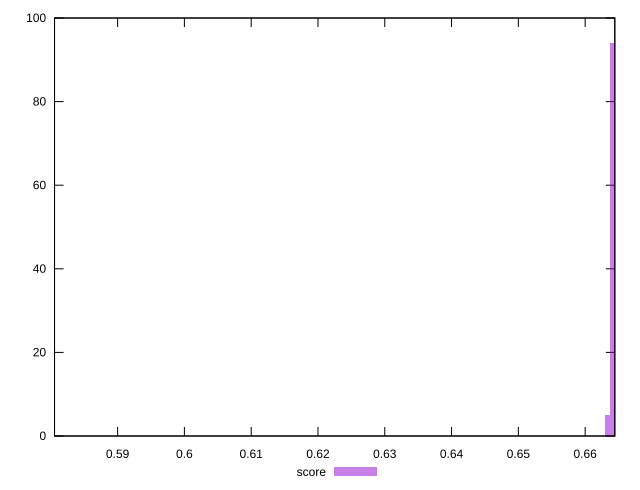

This figure's gnuplot source:
reset

$score <<EOF
0.664145775204108 94
0.5802927331950978 1
0.6634037128854442 5
EOF

set key outside below
set boxwidth 0.0007420623186638078
set xrange [0.5805555555555555:0.6644444444444444]
set yrange [0:100]
set trange [0:100]
set style fill transparent solid 0.5 noborder
set terminal svg size 640, 490 enhanced background rgb 'white'
set output "report_00008_2021-01-22T20:58:29.167/uses-rel-preload/samples/pages+cached+noexternal+nosvg/score/histogram.svg"

plot $score title "score" with boxes

reset
